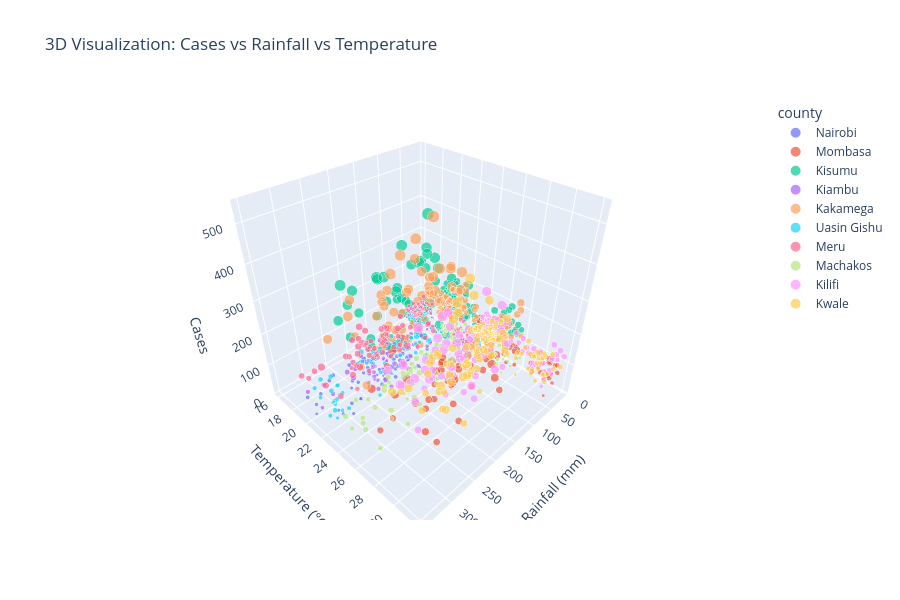

Notebook code cell kept with this figure:
### Code cell
# 3D Scatter plot with Plotly
fig = px.scatter_3d(df, x='rainfall_mm', y='temp_mean_c', z='confirmed_cases',
                    color='county', size='confirmed_cases',
                    hover_data=['month', 'season'],
                    title='3D Visualization: Cases vs Rainfall vs Temperature',
                    labels={'rainfall_mm': 'Rainfall (mm)', 
                           'temp_mean_c': 'Temperature (°C)',
                           'confirmed_cases': 'Cases'})
fig.update_layout(height=600)
fig.show()
